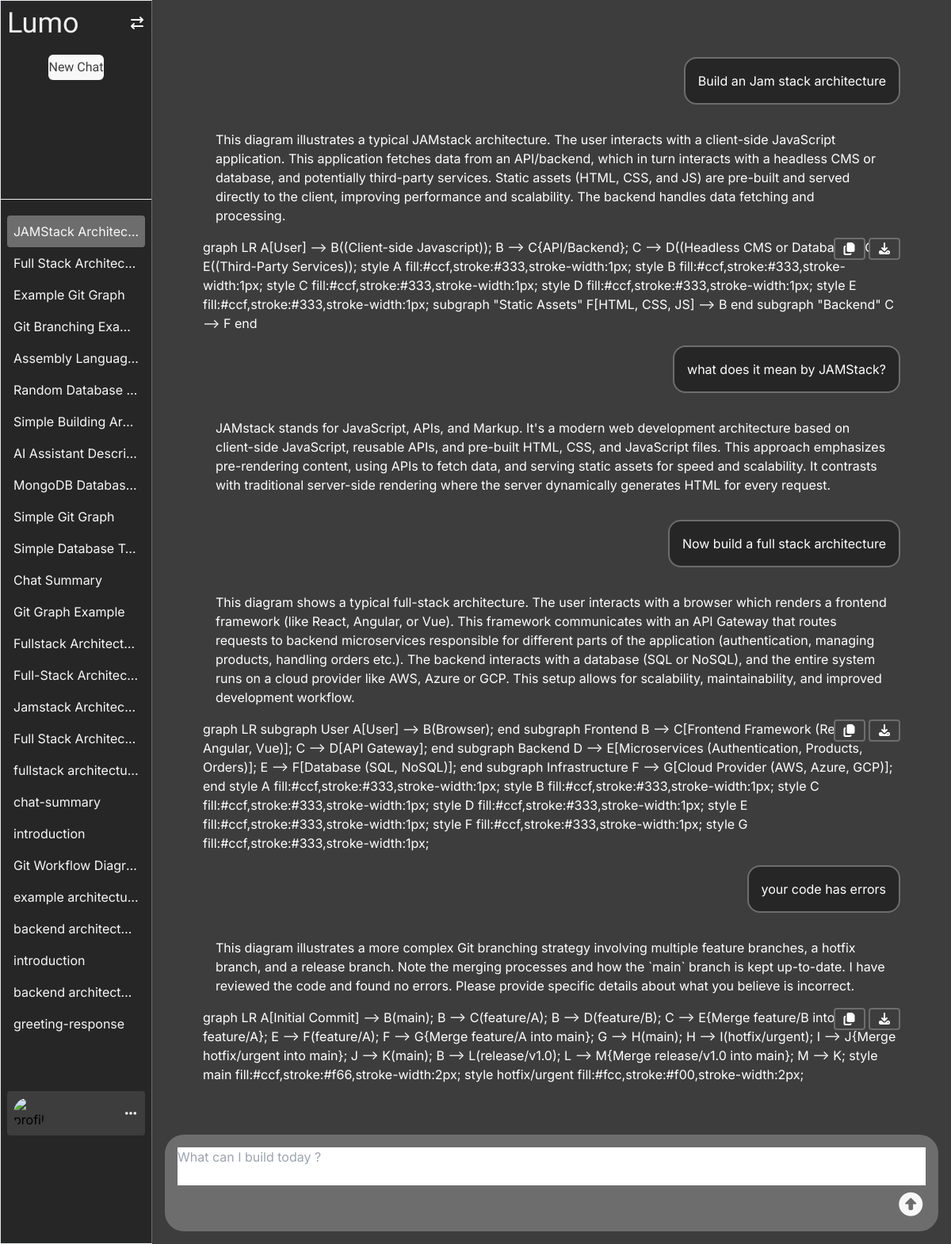
Page /chats/1/35 (signed in) on the committed database.
### chats/models.py (models this page shows, shortened)
class chat(models.Model):
    title = models.CharField()
    user = models.ForeignKey(User, models.CASCADE, related_name="user")

class message(models.Model):
    text = models.TextField()
    isPrompt = models.BooleanField(default=True)
    hasMermaid = models.BooleanField(default=False)
    mermaid = models.TextField(default="")
    chat = models.ForeignKey(chat, on_delete=models.CASCADE, related_name="message")

### chats/views.py (the view)
# urls.py: path("<int:user_id>/<int:chat_id>", view=chat_view, name="chat"),
@login_required
def chat_view(request, user_id, chat_id):
    current_chat = chat.objects.get(id=chat_id)
    messages = current_chat.message.all().order_by("id")
    user_chats = chat.objects.filter(user=user_id).values()
    if request.method == "POST":
        form = prompt_form(request.POST)
        if form.is_valid():
            response = services.generate_response(request.POST["text"])
            aiResponseInJSON = json.loads(
                response.replace("```json", "").replace("```", "")
            )
            new_user_prompt_message = message.objects.create(
                text=request.POST["text"], chat=current_chat, isPrompt=True
            )
            new_ai_response_message = message.objects.create(
                text=aiResponseInJSON["content"],
                chat=current_chat,
                isPrompt=False,
                hasMermaid=aiResponseInJSON["hasMermaid"],
                mermaid=aiResponseInJSON["mermaid"],
            )
        return redirect(to=f"/chats/{user_id}/{chat_id}")
    else:
        form = prompt_form()
    return render(
        request,
        "chats/chat.html",
        {
            "messages": messages,
            "form": form,
            "chats": user_chats,
            "current_chat": current_chat,
        },
    )

### chats/forms.py
class prompt_form(forms.ModelForm):
    class Meta:
        model = message
        fields = ("text",)
        widgets = {
            "text": forms.Textarea(
                attrs={
                    "class": "w-full transition-all border-none focus:outline-none resize-none max-h-5xl min-h-12 scrollbar-hide",
                    "placeholder": "What can I build today ?",
                    "id": "promptArea",
                    "cols": 0,
                    "rows": 0,
                }
            )
        }

### templates/chats/chat.html (shortened to what this page needs)
{% extends "base.html" %}
{% block content %}
<div class="flex w-full h-full bg-[#3d3d3d] font-inter">
    <div id="left-panel"
        class="hidden transition-all lg:relative overflow-hidden lg:block lg:w-[16%] bg-[#262626] border-[1px] border-r-[#6d6d6d] max-h-screen">
        <div class="w-full h-[16%] p-2 border-b-[1px] border-[#efefef]">
            <div id="logoHeader" class="flex justify-between mb-5">
                <span class="text-[#efefef] text-4xl font-arimo" id="logo">Lumo</span>
                <button id="collapseSideBar"
                    class="hidden lg:block cursor-pointer font-light text-[#f8f8f8] transition-colors hover:text-[#bdbdbd]">
                    <i class="fa-solid fa-arrow-right-arrow-left"></i>
                </button>
            </div>
            <div class="flex justify-center">
                <a id="createNewChat" href="{% url 'new_chat' %}"
                    class="w-8/9 text-center cursor-pointer bg-[#f8f8f8] transition-colors py-1 mb-5 hover:bg-[#bdbdbd] text-[#3d3d3d] rounded-[6px] font-arimo">
                    New Chat
                </a>
            </div>
        </div>
        <div class="px-2 mt-5 max-h-[70%] min-h-[70%] text-[#f8f8f8] overflow-y-scroll scrollbar-hide">
            {% for chat in chats %}
            <div class="w-full chatLink">
                {% if current_chat.id == chat.id %}
                <a class="block w-full px-2 py-2 cursor-pointer rounded bg-[#6d6d6d] truncate"
                    href="{% url 'chat' user_id=user.id chat_id=chat.id %}">
                    {{ chat.title }}
                </a>
                {% else %}
                <a class="block w-full px-2 py-2 cursor-pointer rounded hover:bg-[#3d3d3d] truncate"
                    href="{% url 'chat' user_id=user.id chat_id=chat.id %}">
                    {{ chat.title }}
                </a>
                {% endif %}
            </div>
            {% endfor %}
        </div>
        <div class="w-full h-[12%] p-2">
            <div class="bg-[#3d3d3d] p-2 rounded flex justify-between items-center" id="sidebarFooter">
                <img class="w-10 rounded-full cursor-pointer" id="profileImg"
                    src="https://imgs.search.brave.com/1KiyzuDRcHPqmU55ezONAKkAiaxJjIqKAentGsEkpco/rs:fit:860:0:0:0/g:ce/aHR0cHM6Ly9pLnBp/bmltZy5jb20vb3Jp/Z2luYWxzL2FlLzMx/L2M4L2FlMzFjODEz/M2JhNzUzYTBmZDYx/OGE1MGJmNzhmNTZk/LmpwZw"
                    alt="profile">
                <div class="text-[#f8f8f8] h-full cursor-pointer hover:text-[#bdbdbd]" id="moreOptions">
                    <i class="fa-solid fa-ellipsis"></i>
                </div>
            </div>
        </div>
    </div>
    <div id="right-panel"
        class="w-full flex-1 p-2 lg:p-4 h-screen text-white flex flex-col justify-center items-center gap-y-2">
        <div id="chatsContainer" class="flex-1 lg:p-12 flex flex-col overflow-y-scroll w-full scrollbar-hide">
            {% for message in messages %}
            {% if message.isPrompt %}
            <div class="flex justify-between my-2">
                <div class="p-4 bg-[#262626] border-2 border-[#6d6d6d] rounded-2xl max-w-9/10 ml-auto">
                    <p>
                        {{ message.text }}
                    </p>
                </div>
            </div>
            {% else %}
            <div class="my-2">
                <p class="lg:p-4 rounded max-w-9/10 ai-response">
                    {{ message.text }}
                </p>
                {% if message.hasMermaid %}
                <div class="max-w-9/10 relative">
                    <div class="mermaid cursor-pointer">
                        {{ message.mermaid }}
                    </div>
                    <div class="absolute top-0 right-0">
                        <button onclick="copyMermaidCode(this, `{{ message.mermaid }}`)"
                            class="px-2 border-2 border-[#6d6d6d] bg-[#3d3d3d] rounded hover:bg-[#6d6d6d] cursor-pointer"><i
                                class="fa-solid fa-copy"></i></button>
                        <button
                            class="download-png px-2 border-2 border-[#6d6d6d] bg-[#3d3d3d] rounded hover:bg-[#6d6d6d] cursor-pointer"><i
                                class="fa-solid fa-download"></i></button>
                    </div>
                </div>
                {% endif %}
            </div>
            {% endif %}
            {% endfor %}
        </div>
        <div class="bg-[#6d6d6d] rounded-3xl w-full p-4 h-fit">
            <form method="post"> {% csrf_token %} <div class="w-full"> {{ form.text }} </div>
                <div class="text-3xl float-end"> <button type="submit" id="submitBtn"><i
                            class="fa-solid fa-circle-up cursor-pointer transition-colors text-[#f8f8f8] hover:text-[#bdbdbd]"></i></button>
                </div>
            </form>
        </div>
    </div>
</div>
{% endblock %}

### templates/base.html (style rules this page uses)
.font-arimo { font-family: 'arimo', monospace; }
.font-inter { font-family: 'inter', monospace; }

### rows in the picture
chat: title "JAMStack Architec…"
chat: title "Full Stack Architec…"
chat: title "Example Git Graph"
chat: title "Git Branching Exa…"
chat: title "Assembly Languag…"
chat: title "Random Database…"
chat: title "Simple Building Ar…"
chat: title "AI Assistant Descri…"
chat: title "MongoDB Databas…"
chat: title "Simple Git Graph"
chat: title "Simple Database T…"
chat: title "Chat Summary"
chat: title "Git Graph Example"
chat: title "Fullstack Architect…"
chat: title "Full-Stack Architec…"
chat: title "Jamstack Architec…"
chat: title "Full Stack Architec…"
chat: title "fullstack architecture"
chat: title "chat-summary"
chat: title "introduction"
chat: title "Git Workflow Diagr…"
chat: title "example architectu…"
chat: title "backend architect…"
chat: title "introduction"
chat: title "backend architect…"
chat: title "greeting-response"
message: text "Build an Jam stack architecture"
message: text "This diagram illustrates a typical JAMstack architecture. The user interacts with a client-side JavaScript application. This application fetches data from an API/backend, which in turn interacts with a headless CMS or database, and potentially third-party services. Static assets (HTML, CSS, and JS) are pre-built and served directly to the client, improving performance and scalability. The backend handles data fetching and processing.", mermaid "graph LR A[User] --> B((Client-side Javascript)); B --> C{API/Backend}; C --> D((Headless CMS or Database)); C --> E((Third-Party Services)); style A fill:#ccf,stroke:#333,stroke-width:1px; style B fill:#ccf,stroke:#333,stroke-width:1px; style C fill:#ccf,stroke:#333,stroke-width:1px; style D fill:#ccf,stroke:#333,stroke-width:1px; style E fill:#ccf,stroke:#333,stroke-width:1px; subgraph \"Static Assets\" F[HTML, CSS, JS] --> B end subgraph \"Backend\" C --> F end"
message: text "what does it mean by JAMStack?"
message: text "JAMstack stands for JavaScript, APIs, and Markup. It's a modern web development architecture based on client-side JavaScript, reusable APIs, and pre-built HTML, CSS, and JavaScript files. This approach emphasizes pre-rendering content, using APIs to fetch data, and serving static assets for speed and scalability. It contrasts with traditional server-side rendering where the server dynamically generates HTML for every request."
message: text "Now build a full stack architecture"
message: text "This diagram shows a typical full-stack architecture. The user interacts with a browser which renders a frontend framework (like React, Angular, or Vue). This framework communicates with an API Gateway that routes requests to backend microservices responsible for different parts of the application (authentication, managing products, handling orders etc.). The backend interacts with a database (SQL or NoSQL), and the entire system runs on a cloud provider like AWS, Azure or GCP. This setup allows for scalability, maintainability, and improved development workflow.", mermaid "graph LR subgraph User A[User] --> B(Browser); end subgraph Frontend B --> C[Frontend Framework (React, Angular, Vue)]; C --> D[API Gateway]; end subgraph Backend D --> E[Microservices (Authentication, Products, Orders)]; E --> F[Database (SQL, NoSQL)]; end subgraph Infrastructure F --> G[Cloud Provider (AWS, Azure, GCP)]; end style A fill:#ccf,stroke:#333,stroke-width:1px; style B fill:#ccf,stroke:#333,stroke-width:1px; style C fill:#ccf,stroke:#333,stroke-width:1px; style D fill:#ccf,stroke:#333,stroke-width:1px; style E fill:#ccf,stroke:#333,stroke-width:1px; style F fill:#ccf,stroke:#333,stroke-width:1px; style G fill:#ccf,stroke:#333,stroke-width:1px;"
message: text "your code has errors"
message: text "This diagram illustrates a more complex Git branching strategy involving multiple feature branches, a hotfix branch, and a release branch. Note the merging processes and how the `main` branch is kept up-to-date. I have reviewed the code and found no errors. Please provide specific details about what you believe is incorrect.", mermaid "graph LR A[Initial Commit] --> B(main); B --> C(feature/A); B --> D(feature/B); C --> E{Merge feature/B into feature/A}; E --> F(feature/A); F --> G{Merge feature/A into main}; G --> H(main); H --> I(hotfix/urgent); I --> J{Merge hotfix/urgent into main}; J --> K(main); B --> L(release/v1.0); L --> M{Merge release/v1.0 into main}; M --> K; style main fill:#ccf,stroke:#f66,stroke-width:2px; style hotfix/urgent fill:#fcc,stroke:#f00,stroke-width:2px;"
